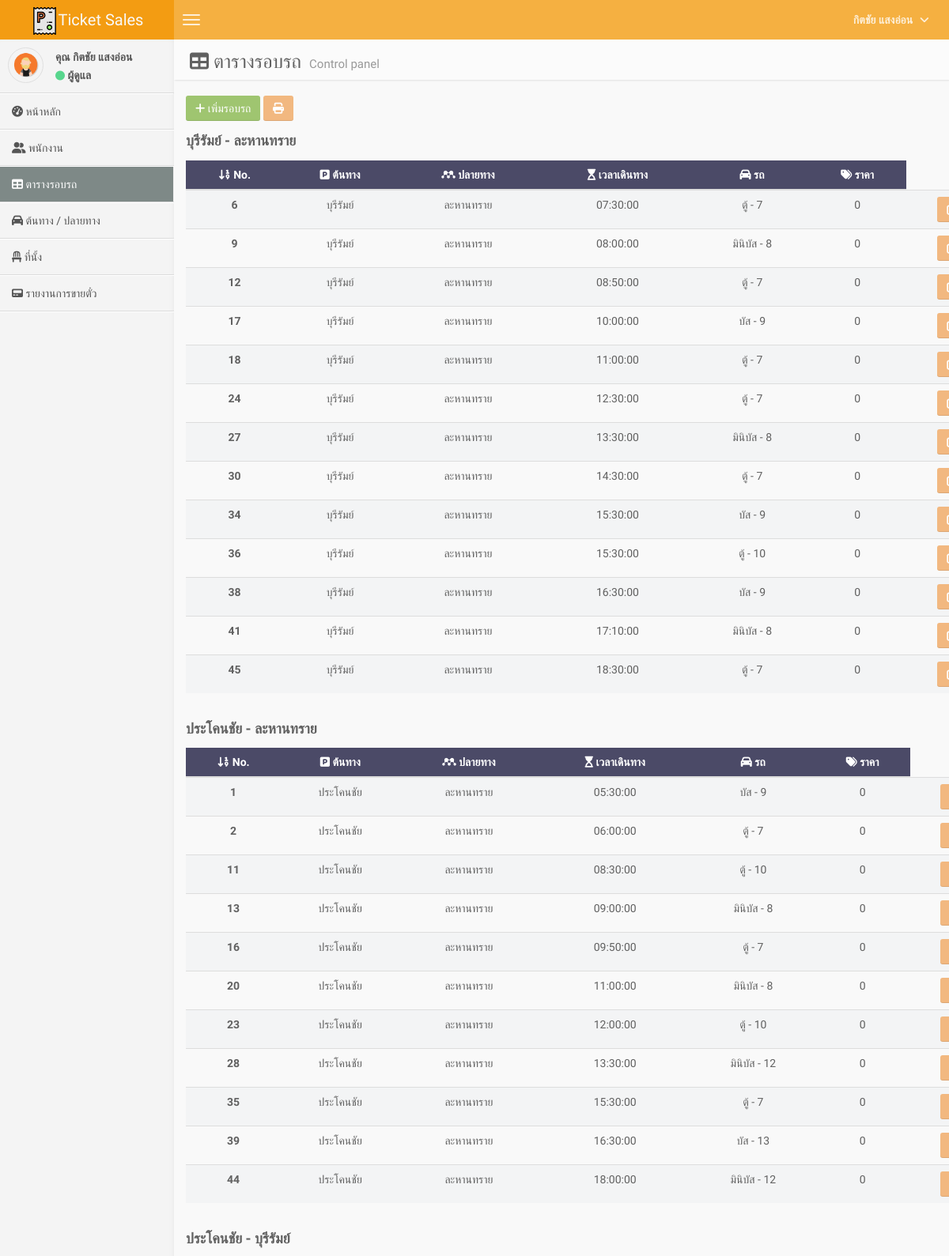
Screenshot of /round_out.php (signed in, upper part) with the database file from the repository.
### tables this page shows
CREATE TABLE `tb_user` (
  `u_id` int(11) NOT NULL,
  `u_email` varchar(70) NOT NULL,
  `u_password` varchar(280) NOT NULL,
  `u_first_name` varchar(180) NOT NULL,
  `u_last_name` varchar(80) NOT NULL,
  `u_address` varchar(300) NOT NULL,
  `u_role` int(11) NOT NULL DEFAULT 0,
  `u_tel` varchar(10) NOT NULL
);

CREATE TABLE `tb_round_out` (
  `ro_id` int(11) NOT NULL,
  `ro_place_start` int(11) NOT NULL,
  `ro_place_end` int(11) NOT NULL,
  `ro_time_start` time NOT NULL,
  `ro_price` int(11) NOT NULL DEFAULT 0,
  `ro_bus` int(11) NOT NULL
);

CREATE TABLE `tb_place_start` (
  `ps_id` int(11) NOT NULL,
  `ps_name` varchar(80) NOT NULL
);

CREATE TABLE `tb_place_end` (
  `pe_id` int(11) NOT NULL,
  `pe_name` varchar(80) NOT NULL
);

CREATE TABLE `tb_bus` (
  `b_id` int(11) NOT NULL,
  `b_name` varchar(80) NOT NULL
);

### round_out.php (the view, shortened to what this page needs)
<?php
require "connect.php";
$id = $_SESSION["user_id"];
$role = $_SESSION["user_role"];
$SQL = "SELECT * FROM tb_user WHERE u_id = '{$id}'";
$objQuery = mysqli_query($con, $SQL);
$user = mysqli_fetch_assoc($objQuery);
$SQL = "SELECT * FROM tb_round_out
            INNER JOIN tb_bus ON tb_round_out.ro_bus = tb_bus.b_id
            INNER JOIN tb_place_start ON tb_round_out.ro_place_start = tb_place_start.ps_id
            INNER JOIN tb_place_end ON tb_round_out.ro_place_end = tb_place_end.pe_id ORDER BY ro_time_start";
$objQuery = mysqli_query($con, $SQL);
$SQL = "SELECT * FROM tb_round_out
        INNER JOIN tb_place_start ON tb_round_out.ro_place_start = tb_place_start.ps_id
        INNER JOIN tb_place_end ON tb_round_out.ro_place_end = tb_place_end.pe_id
        GROUP BY ro_place_start, ro_place_end";
$groupRoundQuery = mysqli_query($con, $SQL);
?>
<!DOCTYPE html>
<html>
<head>
    <link href="css/bootstrap.min.css" rel="stylesheet" type="text/css" />
    <link rel="stylesheet" href="node_modules\@fortawesome\fontawesome-free\css\all.min.css">
    <link href="css/AdminLTE.css" rel="stylesheet" type="text/css" />
    <link href="css/Custom.css" rel="stylesheet" type="text/css" />
</head>
<body class="skin-blue">
    <header class="header">
        <a href="index.php" class="logo">
            <img src="svg/parking_ticket.svg" width="35px" height="35px"/>Ticket Sales
        </a>
        <nav class="navbar navbar-static-top" role="navigation">
            <a href="#" class="navbar-btn sidebar-toggle" data-toggle="offcanvas" role="button">
                <span class="icon-bar"></span>
                <span class="icon-bar"></span>
                <span class="icon-bar"></span>
            </a>
            <div class="navbar-right">
                <ul class="nav navbar-nav">
                    <li class="dropdown user user-menu">
                        <a href="#" class="dropdown-toggle" data-toggle="dropdown">
                            <span> <?= $user["u_first_name"] . " " . $user["u_last_name"] ?></span>
                            <i class="fas fa-angle-down" style="font-size: 14px;margin-left: 5px;"></i>
                        </a>
                    </li>
                </ul>
            </div>
        </nav>
    </header>
    <div class="wrapper row-offcanvas row-offcanvas-left">
        <aside class="left-side sidebar-offcanvas">
            <section class="sidebar">
                <div class="user-panel">
                    <div class="pull-left image">
                        <img src="img/user1.png" class="img-circle" alt="User Image" />
                    </div>
                    <div class="pull-left info">
                        <p>คุณ <?= $user["u_first_name"] . " " . $user["u_last_name"] ?> </p>
                        <div>
                            <i class="fas fa-circle" style="font-size: 12px;color:#58D68D"></i>
                            <?= $role == 1 ? "ผู้ดูแล" : "พนักงาน" ?>
                        </div>
                    </div>
                </div>
                <?php require "navigation.php" ?>
            </section>
        </aside>
        <aside class="right-side">
            <section class="content-header">
                <h1 style="color:#616161">
                    <i class="fas fa-table"></i> ตารางรอบรถ
                    <small>Control panel</small>
                </h1>
            </section>
            <section class="content container">
                <div class="add_ro" style="margin-bottom: 5px;">
                    <button id="myBtn" class="btn btn-success"> <i class="fas fa-plus"></i> เพิ่มรอบรถ</button>
                    <button class="btn btn-warning" onclick="listRound()">
                        <i class="fas fa-print"></i>
                    </button>
                </div>
                <?php
                    $rountResult = mysqli_fetch_all($objQuery, MYSQLI_ASSOC);
                    while($rowGroup = mysqli_fetch_assoc($groupRoundQuery)):
                ?>
                <h4 style="color: #616161;margin-bottom: 0px;margin-top: 15px;"><b><?= $rowGroup['ps_name']. " - " .$rowGroup['pe_name'] ?></b></h4>
                <div style="overflow-x: auto;">
                <table class="table table-striped text-center" style="margin-top: 15px;">
                    <thead class="thead-dark" style="background-color: #4B4A67;color:white">
                        <tr>
                            <th scope="col">
                                <i class="fas fa-sort-numeric-down"></i> No.
                            </th>
                            <th scope="col"> <i class="fas fa-parking"></i> ต้นทาง</th>
                            <th scope="col"> <i class="fab fa-mendeley"></i> ปลายทาง</th>
                            <th scope="col"> <i class="fas fa-hourglass-start"></i> เวลาเดินทาง</th>
                            <th scope="col"> <i class="fas fa-car"></i> รถ</th>
                            <th scope="col"> <i class="fas fa-tags"></i> ราคา</th>
                        </tr>
                    </thead>
                    <tbody style="color: #616161;">
                        <?php
                        $i = 1;
                        foreach ($rountResult as $row) {
                            if($row["ro_place_start"] == $rowGroup["ro_place_start"]&&$row["ro_place_end"] == $rowGroup["ro_place_end"]) {
                        ?>
                            <tr>
                                <th scope="row"><?= $i ?></th>
                                <td><?= $row["ps_name"] ?></td>
                                <td><?= $row["pe_name"] ?></td>
                                <td><?= $row["ro_time_start"] ?></td>
                                <td><?= $row["b_name"]. " - " .$row["b_id"] ?></td>
                                <td><?= $row["ro_price"] ?></td>
                                <td>
                                    <a href="?edit=1&id=<?= $row["ro_id"] ?>&ps_id=<?= $row["ps_id"] ?>&pe_id=<?= $row["pe_id"] ?>&time_start=<?= $row["ro_time_start"] ?>&bus_id=<?= $row["b_id"] ?>&price=<?= $row["ro_price"] ?>">
                                        <button class="btn btn-warning"><i class="fas fa-edit"></i></button>
                                    </a>
                                </td>
                            </tr>
                        <?php
                            }
                            $i++;
                        }
                        ?>
                    </tbody>
                </table>
                </div>
                <?php
                    endwhile;
                ?>
            </section>
        </aside>
    </div>
</body>
</html>

### css/AdminLTE.css (style rules this page uses)
html, body { overflow-x: hidden!important; font-family: 'Source Sans Pro', sans-serif; -webkit-font-smoothing: antialiased; min-height: 100%; background: #f9f9f9; }
a { color: #3c8dbc; }
.wrapper { min-height: 100%; }
.wrapper:before, .wrapper:after { display: table; content: " "; }
.wrapper:after { clear: both; }
body > .header { position: absolute; top: 0; left: 0; right: 0; z-index: 1030; }
.right-side, .left-side { min-height: 100%; display: block; }
.right-side { background-color: #f9f9f9; margin-left: 220px; }
.left-side { position: absolute; width: 220px; top: 0; }
@media screen and (min-width: 992px) { .left-side { top: 50px; } }
.content { padding: 20px 15px; background: #f9f9f9; }
h1, h2, h3, h4, h5, h6, .h1, .h2, .h3, .h4, .h5, .h6 { font-family: 'Source Sans Pro', sans-serif; }
img { max-width: 100%important; }
.table-striped > tbody > tr:nth-child(odd) > td, .table-striped > tbody > tr:nth-child(odd) > th { background-color: #f3f4f5; }
table.text-center td, table.text-center th { text-align: center; }
body > .header { position: relative; max-height: 100px; z-index: 1030; }
body > .header .navbar { height: 50px; margin-bottom: 0; margin-left: 220px; }
body > .header .navbar .sidebar-toggle { float: left; padding: 9px 5px; margin-top: 8px; margin-right: 0; margin-bottom: 8px; margin-left: 5px; background-color: transparent; background-image: none; border: 1px solid transparent; -webkit-border-radius: 0 !important; -moz-border-radius: 0 !important; border-radius: 0 !important; }
body > .header .navbar .sidebar-toggle .icon-bar { display: block; width: 22px; height: 2px; -webkit-border-radius: 4px; -moz-border-radius: 4px; border-radius: 4px; }
body > .header .navbar .sidebar-toggle .icon-bar + .icon-bar { margin-top: 4px; }
body > .header .navbar .nav > li.user > a { font-weight: bold; }
body > .header .logo { float: left; font-size: 20px; line-height: 50px; text-align: center; padding: 0 10px; width: 220px; font-family: 'Kaushan Script', cursive; font-weight: 500; height: 50px; display: block; }
.right-side > .content-header { position: relative; padding: 15px 15px 10px 20px; }
.right-side > .content-header > h1 { margin: 0; font-size: 24px; }
.right-side > .content-header > h1 > small { font-size: 15px; display: inline-block; padding-left: 4px; font-weight: 300; }
.sidebar { margin-bottom: 5px; }
.user-panel { padding: 10px; }
.user-panel:before, .user-panel:after { display: table; content: " "; }
.user-panel:after { clear: both; }
.user-panel > .image > img { width: 45px; height: 45px; }
.user-panel > .info { font-weight: 600; padding: 5px 5px 5px 15px; font-size: 14px; line-height: 1; }
.user-panel > .info > p { margin-bottom: 9px; }
.btn { font-weight: 500; -webkit-border-radius: 3px; -moz-border-radius: 3px; border-radius: 3px; border: 1px solid transparent; -webkit-box-shadow: inset 0px -2px 0px 0px rgba(0, 0, 0, 0.09); -moz-box-shadow: inset 0px -2px 0px 0px rgba(0, 0, 0, 0.09); box-shadow: inset 0px -1px 0px 0px rgba(0, 0, 0, 0.09); }
.btn.btn-success { background-color: #00a65a; border-color: #008d4c; }
.btn.btn-warning { background-color: #f39c12; border-color: #e08e0b; }
.skin-blue .navbar { background-color: #3c8dbc; }
.skin-blue .navbar .nav a { color: rgba(255, 255, 255, 0.8); }
.skin-blue .navbar .navbar-right > .nav { margin-right: 10px; }
.skin-blue .navbar .sidebar-toggle .icon-bar { background: rgba(255, 255, 255, 0.8); }
.skin-blue .logo { background-color: #367fa9; color: #f9f9f9; }
.skin-blue .right-side > .content-header { background: #fbfbfb; box-shadow: 1px 1px 2px rgba(0, 0, 0, 0.1); }
.skin-blue .user-panel > .image > img { border: 1px solid #dfdfdf; }
.skin-blue .user-panel > .info, .skin-blue .user-panel > .info > a { color: #555555; }
.skin-blue .sidebar { border-bottom: 1px solid #fff; }
.skin-blue .left-side { background: #f4f4f4; -webkit-box-shadow: inset -3px 0px 8px -4px rgba(0, 0, 0, 0.1); -moz-box-shadow: inset -3px 0px 8px -4px rgba(0, 0, 0, 0.1); box-shadow: inset -3px 0px 8px -4px rgba(0, 0, 0, 0.07); }

### css/custom.css (style rules this page uses)
.skin-blue .navbar { background-color: #F5B041 !important; }
.skin-blue .logo { background-color: #F39C12 !important; color: #f9f9f9 !important; }
.btn.btn-warning { background-color: #F2B880 !important; border: none !important; }
.btn.btn-success { background-color: #9fc570 !important; border: none !important; }

### rows the page displays
tb_user: u_first_name "กิตชัย", u_last_name "แสงอ่อน"
tb_round_out: ro_place_start.ps_name "บุรีรัมย์", ro_place_end.pe_name "ละหานทราย", ro_time_start "07:30:00", ro_bus.b_name "ตู้", ro_bus.b_id "7", ro_price "0"
tb_round_out: ro_place_start.ps_name "บุรีรัมย์", ro_place_end.pe_name "ละหานทราย", ro_time_start "08:00:00", ro_bus.b_name "มินิบัส", ro_bus.b_id "8", ro_price "0"
tb_round_out: ro_place_start.ps_name "บุรีรัมย์", ro_place_end.pe_name "ละหานทราย", ro_time_start "08:50:00", ro_bus.b_name "ตู้", ro_bus.b_id "7", ro_price "0"
tb_round_out: ro_place_start.ps_name "บุรีรัมย์", ro_place_end.pe_name "ละหานทราย", ro_time_start "10:00:00", ro_bus.b_name "บัส", ro_bus.b_id "9", ro_price "0"
tb_round_out: ro_place_start.ps_name "บุรีรัมย์", ro_place_end.pe_name "ละหานทราย", ro_time_start "11:00:00", ro_bus.b_name "ตู้", ro_bus.b_id "7", ro_price "0"
tb_round_out: ro_place_start.ps_name "บุรีรัมย์", ro_place_end.pe_name "ละหานทราย", ro_time_start "12:30:00", ro_bus.b_name "ตู้", ro_bus.b_id "7", ro_price "0"
tb_round_out: ro_place_start.ps_name "บุรีรัมย์", ro_place_end.pe_name "ละหานทราย", ro_time_start "13:30:00", ro_bus.b_name "มินิบัส", ro_bus.b_id "8", ro_price "0"
tb_round_out: ro_place_start.ps_name "บุรีรัมย์", ro_place_end.pe_name "ละหานทราย", ro_time_start "14:30:00", ro_bus.b_name "ตู้", ro_bus.b_id "7", ro_price "0"
tb_round_out: ro_place_start.ps_name "บุรีรัมย์", ro_place_end.pe_name "ละหานทราย", ro_time_start "15:30:00", ro_bus.b_name "บัส", ro_bus.b_id "9", ro_price "0"
tb_round_out: ro_place_start.ps_name "บุรีรัมย์", ro_place_end.pe_name "ละหานทราย", ro_time_start "15:30:00", ro_bus.b_name "ตู้", ro_bus.b_id "10", ro_price "0"
tb_round_out: ro_place_start.ps_name "บุรีรัมย์", ro_place_end.pe_name "ละหานทราย", ro_time_start "16:30:00", ro_bus.b_name "บัส", ro_bus.b_id "9", ro_price "0"
tb_round_out: ro_place_start.ps_name "บุรีรัมย์", ro_place_end.pe_name "ละหานทราย", ro_time_start "17:10:00", ro_bus.b_name "มินิบัส", ro_bus.b_id "8", ro_price "0"
tb_round_out: ro_place_start.ps_name "บุรีรัมย์", ro_place_end.pe_name "ละหานทราย", ro_time_start "18:30:00", ro_bus.b_name "ตู้", ro_bus.b_id "7", ro_price "0"
tb_round_out: ro_place_start.ps_name "ประโคนชัย", ro_place_end.pe_name "ละหานทราย", ro_time_start "05:30:00", ro_bus.b_name "บัส", ro_bus.b_id "9", ro_price "0"
tb_round_out: ro_place_start.ps_name "ประโคนชัย", ro_place_end.pe_name "ละหานทราย", ro_time_start "06:00:00", ro_bus.b_name "ตู้", ro_bus.b_id "7", ro_price "0"
tb_round_out: ro_place_start.ps_name "ประโคนชัย", ro_place_end.pe_name "ละหานทราย", ro_time_start "08:30:00", ro_bus.b_name "ตู้", ro_bus.b_id "10", ro_price "0"
tb_round_out: ro_place_start.ps_name "ประโคนชัย", ro_place_end.pe_name "ละหานทราย", ro_time_start "09:00:00", ro_bus.b_name "มินิบัส", ro_bus.b_id "8", ro_price "0"
tb_round_out: ro_place_start.ps_name "ประโคนชัย", ro_place_end.pe_name "ละหานทราย", ro_time_start "09:50:00", ro_bus.b_name "ตู้", ro_bus.b_id "7", ro_price "0"
tb_round_out: ro_place_start.ps_name "ประโคนชัย", ro_place_end.pe_name "ละหานทราย", ro_time_start "11:00:00", ro_bus.b_name "มินิบัส", ro_bus.b_id "8", ro_price "0"
tb_round_out: ro_place_start.ps_name "ประโคนชัย", ro_place_end.pe_name "ละหานทราย", ro_time_start "12:00:00", ro_bus.b_name "ตู้", ro_bus.b_id "10", ro_price "0"
tb_round_out: ro_place_start.ps_name "ประโคนชัย", ro_place_end.pe_name "ละหานทราย", ro_time_start "13:30:00", ro_bus.b_name "มินิบัส", ro_bus.b_id "12", ro_price "0"
tb_round_out: ro_place_start.ps_name "ประโคนชัย", ro_place_end.pe_name "ละหานทราย", ro_time_start "15:30:00", ro_bus.b_name "ตู้", ro_bus.b_id "7", ro_price "0"
tb_round_out: ro_place_start.ps_name "ประโคนชัย", ro_place_end.pe_name "ละหานทราย", ro_time_start "16:30:00", ro_bus.b_name "บัส", ro_bus.b_id "13", ro_price "0"
tb_round_out: ro_place_start.ps_name "ประโคนชัย", ro_place_end.pe_name "ละหานทราย", ro_time_start "18:00:00", ro_bus.b_name "มินิบัส", ro_bus.b_id "12", ro_price "0"
tb_round_out: ro_place_start.ps_name "ประโคนชัย", ro_place_end.pe_name "บุรีรัมย์"
